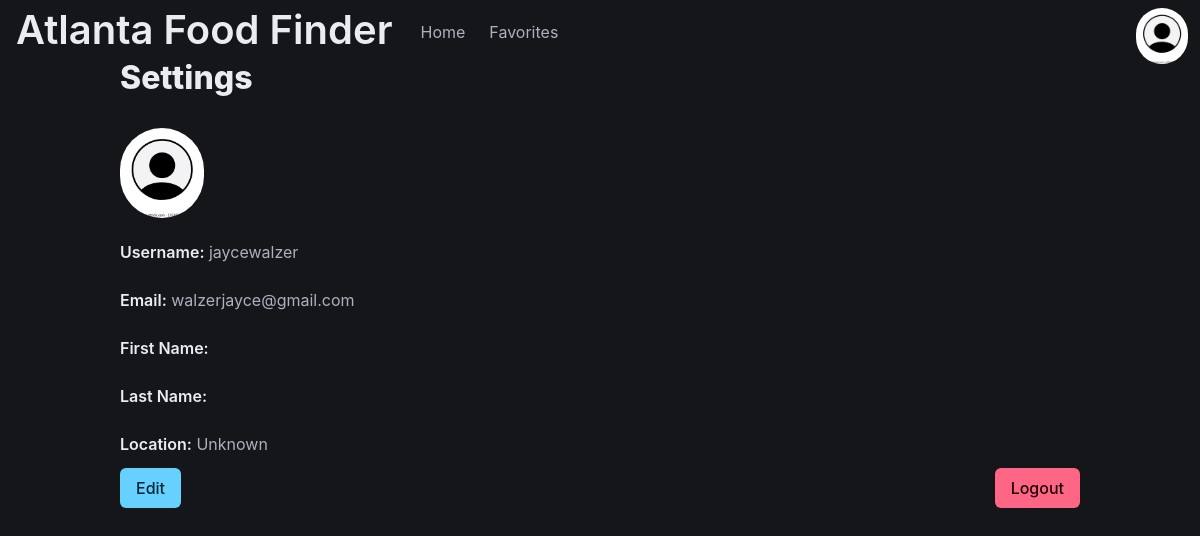
Before: /foodFinder/settings/ (signed in) with the older database file.
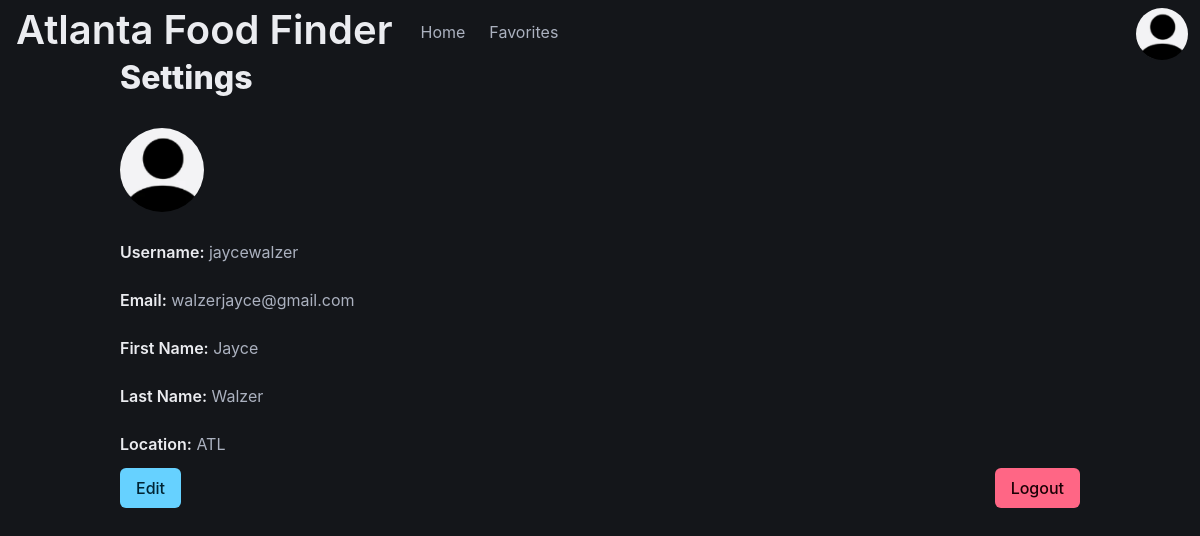
After: the same page with the newer database file.
### foodFinder/models.py (models this page shows, shortened)
class Guest(models.Model):
    user = models.OneToOneField(User, on_delete=models.CASCADE)
    first_name = models.CharField(max_length=100, blank=True)  # Optional
    last_name = models.CharField(max_length=100, blank=True)   # Optional
    location = models.CharField(max_length=100, blank=True)  # Optional
    profile_picture = models.ImageField(upload_to='profile_pictures/', blank=True, null=True)
    favorite_restaurants = models.ManyToManyField(Restaurant, blank=True)

### foodFinder/views.py (the view, shortened to what this page needs)
# urls.py: path("settings/", views.settings, name="settings"),
def settings(request):
    if not request.user.is_authenticated:
        return redirect('/foodFinder/login/')
    guest = Guest.objects.get(user=request.user)
    user_profile = UserProfile.objects.get(user=request.user)
    can_edit = False
    context = {
        'guest': guest,
        'user': user_profile.user,
        'email': user_profile.email,
        'can_edit': can_edit,
    }
    return render(request, 'foodFinder/settings.html', context)

### foodFinder/templates/foodFinder/settings.html (shortened to what this page needs)
<!DOCTYPE html>
<html lang="en" data-theme="dark">
{% load static %}
<head>
    <link rel="stylesheet" href="{% static "./foodFinder/css/bulma.css" %}">
    <link rel="stylesheet" href="https://cdnjs.cloudflare.com/ajax/libs/cropperjs/1.5.12/cropper.min.css"/>
</head>
<body>
<nav class="navbar is-fixed-top" role="navigation" aria-label="main navigation">
    <div class="navbar-brand">
        <strong class="is-size-2 has-text-centered px-4">
            Atlanta Food Finder
        </strong>
    </div>
    <div class="navbar-menu">
        <div class="navbar-start">
            <a class="navbar-item" href="/foodFinder">
                Home
            </a>
            <a class="navbar-item" href="/foodFinder/favorites">
                Favorites
            </a>
        </div>
        <div class="navbar-end">
            {% if user.is_authenticated %}
                <figure class="image is-64x64 pt-2 pr-3">
                    <a href="{% url 'settings' %}">
                        <img class="is-rounded is-square"
                             src="{% if user.guest.profile_picture %}{{ user.guest.profile_picture.url }}{% else %}{% static 'images/default_profile.png' %}{% endif %}"
                             alt="Profile Picture"/>
                    </a>
                </figure>
            {% endif %}
        </div>
    </div>
</nav>
<section class="section mt-3">
    <div class="container">
        <h1 class="title">Settings</h1>
        <form method="POST" enctype="multipart/form-data" action="{% url 'settings' %}">
            {% if not can_edit %}
                <figure class="image is-96x96 pt-2 pr-3">
                    <a href="{% url 'settings' %}">
                        <img class="is-rounded is-square"
                             src="{% if user.guest.profile_picture %}{{ user.guest.profile_picture.url }}{% else %}{% static 'images/default_profile.png' %}{% endif %}"
                             alt="Profile Picture"/>
                    </a>
                </figure>
            {% endif %}
            <div class="field mt-5">
                {% if not can_edit %}
                    <div><strong>Username:</strong> {{ guest.user.username }}</div>
                {% endif %}
            </div>
            <div class="field mt-5">
                {% if not can_edit %}
                    <div><strong>Email:</strong> {{ guest.user.email }}</div>
                {% endif %}
            </div>
            <div class="field mt-5">
                {% if not can_edit %}
                    <div><strong>First Name:</strong> {{ guest.first_name }}</div>
                {% endif %}
            </div>
            <div class="field mt-5">
                {% if not can_edit %}
                    <div><strong>Last Name:</strong> {{ guest.last_name }}</div>
                {% endif %}
            </div>
            <div class="field mt-5">
                {% if not can_edit %}
                    <div><strong>Location:</strong> {{ guest.location }}</div>
                {% endif %}
            </div>
            <div class="is-flex is-justify-content-space-between">
                {% if not can_edit %}
                    <button name="action" value="edit" type="submit" id="editButton" class="button is-info">Edit</button>
                {% endif %}
                <form method="POST">
                    <button type="submit" name="action" value="logout" id="logoutButton" class="button is-danger">Logout</button>
                </form>
            </div>
        </form>
    </div>
</section>
</body>
</html>

Changed rows visible on the page:
changed Guest "jaycewalzer": first_name (not shown) → "Jayce"; last_name (not shown) → "Walzer"; location "Unknown" → "ATL"
